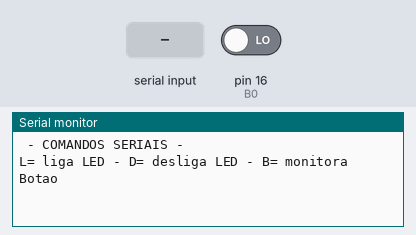
A sketch run on a simulated Arduino Uno, built with avr-gcc and run on an emulated ATmega328P. Parts: the last lines printed to the serial monitor. The inputs (shaded band) are chosen by the test bench; at power-on: pin 16 (B0) LOW.

Above: at 1.2 s.
1.3 s: "L" received over Serial
At 2.2 s:
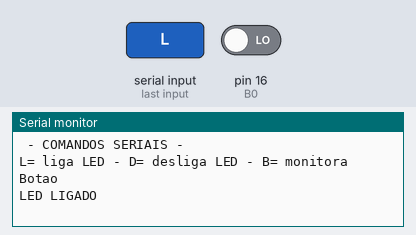
2.8 s: "D" received over Serial
At 3.3 s:
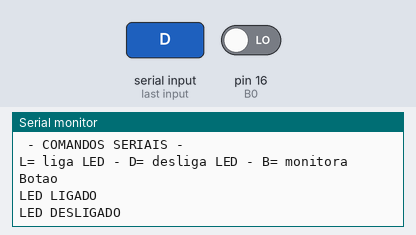
4.3 s: "B" received over Serial
At 5.5 s:
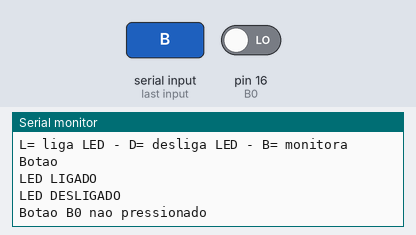
5.8 s: "1" received over Serial
At 6.8 s:
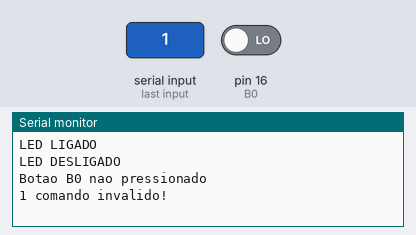

The sketch:

livro06.ino
```cpp
// Placa NodeMCU 1.0 (ESP12E-Module)
#define L3 0 //Pino D3 - GPIO-0
#define B0 16 //Pino D0 - GPIO-16
char rxChar=0; //caracter entrada
void setup(){
Serial.begin(9600);
pinMode(L3, OUTPUT);
pinMode(B0, INPUT);
Serial.flush(); // zera o buffer de entrada.
Serial.println(" - COMANDOS SERIAIS - ");
Serial.println("L= liga LED - D= desliga LED - B= monitora Botao");
}
void loop(){
if (Serial.available() >0){ // testa se chegou caracter.
  rxChar = Serial.read(); // lê caracter que chegou.
  Serial.flush(); // zera o buffer de entrada.
switch (rxChar){
  case 'L': // recebeu 'L':
    digitalWrite(L3,HIGH); // Liga o LED
    Serial.println("LED LIGADO");
  break;
  case 'D': // recebeu 'D':
    digitalWrite(L3,LOW); // Desliga o LED
    Serial.println("LED DESLIGADO");
  break;
  case 'B': // recebeu 'B':
    if(digitalRead(B0) == HIGH){
     Serial.println("Botao B0 pressionado");
     digitalWrite(L3,HIGH); // Liga o LED
    }
    else{
     Serial.println("Botao B0 nao pressionado");
     digitalWrite(L3,LOW); // desLiga o LED
    }
  break;
default:
Serial.print((char)rxChar);
Serial.println(" comando invalido!");
}
}
}
```

Measured:
- after the input at 1.3 s, the serial monitor: prints a new line at once (image 1)
- after the input at 2.8 s, the serial monitor: prints a new line at once (image 2)
- after the input at 4.3 s, the serial monitor: prints a new line at once (image 3)
- after the input at 5.8 s, the serial monitor: prints a new line at once (image 4)
